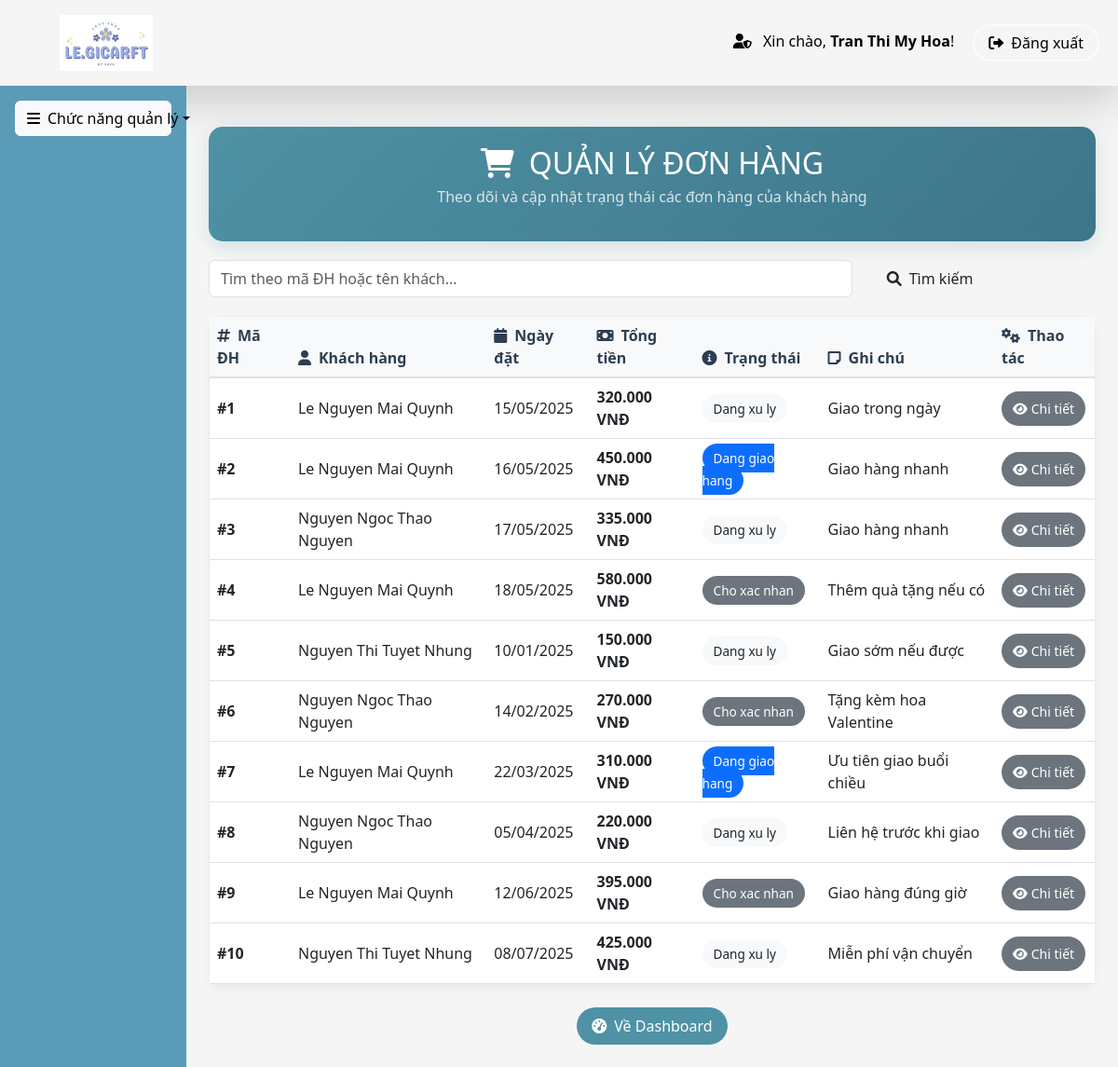
Screenshot of /pages/admin/manage_order.php (signed in) with the database file from the repository.
### tables this page shows
CREATE TABLE `tbl_donhang` (
  `id_donhang` int(11) NOT NULL,
  `ngaylap` date DEFAULT NULL,
  `tongtien` decimal(10,2) DEFAULT 0.00,
  `tinhtrang` varchar(50) DEFAULT NULL,
  `ghichu` text DEFAULT NULL,
  `id_nguoidung` int(11) DEFAULT NULL
);

CREATE TABLE `tbl_nguoidung` (
  `id_nguoidung` int(11) NOT NULL,
  `hoten` varchar(100) NOT NULL,
  `gioitinh` varchar(10) DEFAULT NULL,
  `sdt` varchar(15) DEFAULT NULL,
  `email` varchar(100) NOT NULL,
  `matkhau` varchar(255) NOT NULL,
  `diachi` text DEFAULT NULL,
  `vaitro` varchar(20) DEFAULT 'user'
);

### config/db_config.php (called while the page is built)
<?php
$host = "localhost";
$username = "root";
$password = "";
$dbname = "legicaft";
?>

### classes/Database.php (called while the page is built, shortened)
<?php
class Database {
    private $conn;
    public function __construct($host, $username, $password, $dbname) {
        $this->conn = new mysqli($host, $username, $password, $dbname);
    }
    public function getConnection() {
        return $this->conn;
    }
}
?>

### classes/ManaOrder.php (called while the page is built, shortened)
<?php
class Order {
    private $conn;
    public function __construct($database) {
        $this->conn = $database->getConnection();
    }
    public function getOrdersWithPagination($page = 1, $per_page = 10) {
        $offset = ($page - 1) * $per_page;
        $query = "SELECT d.id_donhang, d.id_nguoidung, d.ngaylap, d.tongtien, d.tinhtrang, d.ghichu, n.hoten
                  FROM tbl_donhang d
                  LEFT JOIN tbl_nguoidung n ON d.id_nguoidung = n.id_nguoidung
                  ORDER BY d.id_donhang ASC
                  LIMIT ? OFFSET ?";
        try {
            $stmt = $this->conn->prepare($query);
            $stmt->bind_param("ii", $per_page, $offset);
            $stmt->execute();
            $result = $stmt->get_result();
            $orders = $result->fetch_all(MYSQLI_ASSOC);
            return $orders;
        } catch (Exception $e) {
            error_log("Error fetching orders: " . $e->getMessage());
            return [];
        }
    }
    public function getStatusBadgeClass($status) {
        switch ($status) {
            case 'Dang giao hang':
                return 'bg-primary text-white';
            case 'Cho xac nhan':
                return 'bg-secondary text-white';
            default:
                return 'bg-light text-dark';
        }
    }
}

### pages/admin/manage_order.php (the view, shortened to what this page needs)
<?php
require_once '../../classes/Database.php';
require_once '../../classes/ManaOrder.php';
require_once '../../config/db_config.php';
try {
    $db = new Database($host, $username, $password, $dbname);
    $db->getConnection()->set_charset("utf8mb4");
} catch (Exception $e) {
    die("Không thể kết nối đến cơ sở dữ liệu: " . $e->getMessage());
}
$order = new Order($db);
$search = isset($_GET['search']) ? trim($_GET['search']) : '';
$page = isset($_GET['page']) ? max(1, (int)$_GET['page']) : 1;
$per_page = 10;
if ($search) {
    $orders = $order->getOrdersWithSearchPagination($search, $page, $per_page);
    $total_orders = $order->getTotalOrdersWithSearch($search);
} else {
    $orders = $order->getOrdersWithPagination($page, $per_page);
}
?>
<!DOCTYPE html>
<html lang="vi">
<head>
    <link href="https://cdn.jsdelivr.net/npm/bootstrap@5.3.0/dist/css/bootstrap.min.css" rel="stylesheet">
    <link rel="stylesheet" href="https://cdnjs.cloudflare.com/ajax/libs/font-awesome/6.0.0/css/all.min.css">
</head>
<body>
    <header class="text-white py-3 shadow-lg">
        <div class="container d-flex justify-content-between align-items-center me-2">
            <div class="logo-container">
                <img src="../../assets/images/logo.png" alt="LE.GICARFT Logo" width="100" height="60">
            </div>
            <div class="user-cart">
                <span class="text-black me-3">
                    <i class="fas fa-user-shield me-2"></i>
                    Xin chào, <strong><?php echo htmlspecialchars($_SESSION['hoten']); ?></strong>!
                </span>
                <a href="../user/logout.php" class="btn logout-btn text-black">
                    <i class="fas fa-sign-out-alt me-2 text-black"></i>Đăng xuất
                </a>
            </div>
        </div>
    </header>
    <div class="container-fluid">
        <div class="row">
            <div class="col-md-2 sidebar p-0">
                <div class="p-3">
                    <div class="dropdown">
                        <button class="btn btn-light dropdown-toggle d-flex align-items-center w-100" type="button" data-bs-toggle="dropdown">
                            <i class="fas fa-bars me-2"></i> Chức năng quản lý
                        </button>
                    </div>
                </div>
            </div>
            <div class="col-md-10 p-4">
                <div class="welcome-section">
                    <h1 class="dashboard-title">
                        <i class="fas fa-shopping-cart me-3"></i>QUẢN LÝ ĐƠN HÀNG
                    </h1>
                    <p class="dashboard-subtitle">
                        Theo dõi và cập nhật trạng thái các đơn hàng của khách hàng
                    </p>
                </div>
                <div class="search-container">
                    <form method="GET" class="d-flex" style="width: 90%; height: 40px;">
                        <input type="text" name="search" class="form-control" placeholder="Tìm theo mã ĐH hoặc tên khách..." value="<?php echo htmlspecialchars($search); ?>">
                        <button type="submit" style="width: 200px;" class="btn d-flex align-items-center justify-content-center">
                            <i class="fas fa-search me-2"></i>Tìm kiếm
                        </button>
                    </form>
                </div>
                <div class="admin-card">
                    <div class="card-body">
                        <div class="table-responsive">
                            <table class="table table-hover">
                                <thead>
                                    <tr>
                                        <th><i class="fas fa-hashtag me-2"></i>Mã ĐH</th>
                                        <th><i class="fas fa-user me-2"></i>Khách hàng</th>
                                        <th><i class="fas fa-calendar me-2"></i>Ngày đặt</th>
                                        <th><i class="fas fa-money-bill me-2"></i>Tổng tiền</th>
                                        <th><i class="fas fa-info-circle me-2"></i>Trạng thái</th>
                                        <th><i class="fas fa-sticky-note me-2"></i>Ghi chú</th>
                                        <th><i class="fas fa-cogs me-2"></i>Thao tác</th>
                                    </tr>
                                </thead>
                                <tbody>
                                    <?php if (!empty($orders)): ?>
                                        <?php foreach ($orders as $ord): ?>
                                            <tr>
                                                <td><strong>#<?php echo $ord['id_donhang']; ?></strong></td>
                                                <td><?php echo htmlspecialchars($ord['hoten'] ?? 'N/A'); ?></td>
                                                <td><?php echo date('d/m/Y', strtotime($ord['ngaylap'])); ?></td>
                                                <td><strong><?php echo number_format($ord['tongtien'], 0, ',', '.') . ' VNĐ'; ?></strong></td>
                                                <td>
                                                    <span class="status-badge <?php echo $order->getStatusBadgeClass($ord['tinhtrang']); ?>">
                                                        <?php echo htmlspecialchars($ord['tinhtrang'] ?: 'Chưa xác định'); ?>
                                                    </span>
                                                </td>
                                                <td>
                                                    <?php
                                                    $ghichu = htmlspecialchars($ord['ghichu'] ?? '');
                                                    echo $ghichu ? (strlen($ghichu) > 30 ? substr($ghichu, 0, 30) . '...' : $ghichu) : '<em>Không có</em>';
                                                    ?>
                                                </td>
                                                <td>
                                                    <div class="order-actions">
                                                        <button class="btn view-btn btn-sm" data-bs-toggle="modal" data-bs-target="#detailsModal<?php echo $ord['id_donhang']; ?>">
                                                            <i class="fas fa-eye me-1"></i>Chi tiết
                                                        </button>
                                                    </div>
                                                </td>
                                            </tr>
                                        <?php endforeach; ?>
                                    <?php endif; ?>
                                </tbody>
                            </table>
                        </div>
                    </div>
                </div>
                <div class="text-center mt-4">
                    <a href="dashboard.php" class="btn custom-btn">
                        <i class="fas fa-tachometer-alt me-2"></i>Về Dashboard
                    </a>
                </div>
            </div>
        </div>
    </div>
</body>
</html>

### pages/admin/manage_order.php (style rules this page uses)
:root { --primary-color: #4f92a5; --primary-hover: #3d7589; --accent-color: #f8f9fa; --text-dark: #2c3e50; }
body { background: #f5f5f5; min-height: 100vh; font-family: 'Segoe UI', Tahoma, Geneva, Verdana, sans-serif; }
.logo-container { display: flex; align-items: center; gap: 15px; }
.welcome-section { background: linear-gradient(135deg, #4f92a5 0%, #3d7589 100%); border-radius: 15px; padding: 20px; margin: 20px 0; text-align: center; box-shadow: 0 6px 20px rgba(79, 146, 165, 0.2); }
.dashboard-title { color: white; font-size: 2rem; font-weight: 500; margin-bottom: 5px; }
.dashboard-subtitle { color: rgba(255,255,255,0.8); font-size: 1rem; }
.admin-card { background: #ffffff; border: 1px solid #e9ecef; border-radius: 15px; margin-bottom: 20px; box-shadow: 0 4px 10px rgba(0,0,0,0.05); }
.admin-card .table { margin-bottom: 0; }
.table th { background-color: #f8f9fa; font-weight: 600; color: var(--text-dark); border-bottom: 2px solid #dee2e6; }
.table td { vertical-align: middle; }
.custom-btn { background: var(--primary-color); border: none; padding: 8px 16px; border-radius: 20px; color: white; font-weight: 500; transition: all 0.3s ease; text-decoration: none; display: inline-block; }
.view-btn { background: #6c757d; border: none; padding: 8px 12px; border-radius: 20px; color: white; font-weight: 500; transition: all 0.3s ease; font-size: 0.875rem; }
.logout-btn { background: transparent; border: 2px solid rgba(255,255,255,0.7); color: white; padding: 6px 15px; border-radius: 20px; transition: all 0.3s ease; text-decoration: none; }
.status-badge { padding: 6px 12px; border-radius: 20px; font-size: 0.85rem; font-weight: 500; }
.order-actions { display: flex; gap: 8px; flex-wrap: wrap; }
.search-container { margin: 20px 0; display: flex; gap: 10px; }
.sidebar { background-color: #5a9bb8; min-height: 100vh; }

### rows the page displays
tbl_donhang: id_donhang "1", id_nguoidung.hoten "Le Nguyen Mai Quynh", ngaylap "15/05/2025", tongtien "320.000", tinhtrang "Dang xu ly", ghichu "Giao trong ngày"
tbl_donhang: id_donhang "2", id_nguoidung.hoten "Le Nguyen Mai Quynh", ngaylap "16/05/2025", tongtien "450.000", tinhtrang "Dang giao hang", ghichu "Giao hàng nhanh"
tbl_donhang: id_donhang "3", id_nguoidung.hoten "Nguyen Ngoc Thao Nguyen", ngaylap "17/05/2025", tongtien "335.000", tinhtrang "Dang xu ly", ghichu "Giao hàng nhanh"
tbl_donhang: id_donhang "4", id_nguoidung.hoten "Le Nguyen Mai Quynh", ngaylap "18/05/2025", tongtien "580.000", tinhtrang "Cho xac nhan", ghichu "Thêm quà tặng nếu có"
tbl_donhang: id_donhang "5", id_nguoidung.hoten "Nguyen Thi Tuyet Nhung", ngaylap "10/01/2025", tongtien "150.000", tinhtrang "Dang xu ly", ghichu "Giao sớm nếu được"
tbl_donhang: id_donhang "6", id_nguoidung.hoten "Nguyen Ngoc Thao Nguyen", ngaylap "14/02/2025", tongtien "270.000", tinhtrang "Cho xac nhan", ghichu "Tặng kèm hoa Valentine"
tbl_donhang: id_donhang "7", id_nguoidung.hoten "Le Nguyen Mai Quynh", ngaylap "22/03/2025", tongtien "310.000", tinhtrang "Dang giao hang", ghichu "Ưu tiên giao buổi chiều"
tbl_donhang: id_donhang "8", id_nguoidung.hoten "Nguyen Ngoc Thao Nguyen", ngaylap "05/04/2025", tongtien "220.000", tinhtrang "Dang xu ly", ghichu "Liên hệ trước khi giao"
tbl_donhang: id_donhang "9", id_nguoidung.hoten "Le Nguyen Mai Quynh", ngaylap "12/06/2025", tongtien "395.000", tinhtrang "Cho xac nhan", ghichu "Giao hàng đúng giờ"
tbl_donhang: id_donhang "10", id_nguoidung.hoten "Nguyen Thi Tuyet Nhung", ngaylap "08/07/2025", tongtien "425.000", tinhtrang "Dang xu ly", ghichu "Miễn phí vận chuyển"

### other values shown
$_SESSION['hoten'] "Tran Thi My Hoa"
